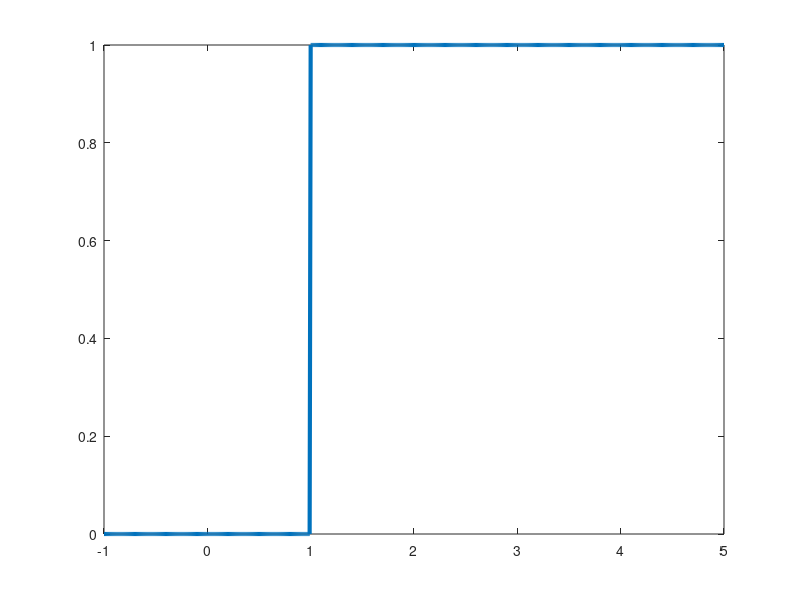

The MATLAB script that drew this image:
t = -1:0.01:5
% Start with all zeros
y = zeros(size(t))

% But make everything corresponding to t>=1 one:
y(t>=1) = 1

plot(t, y, 'linewidth', 3)